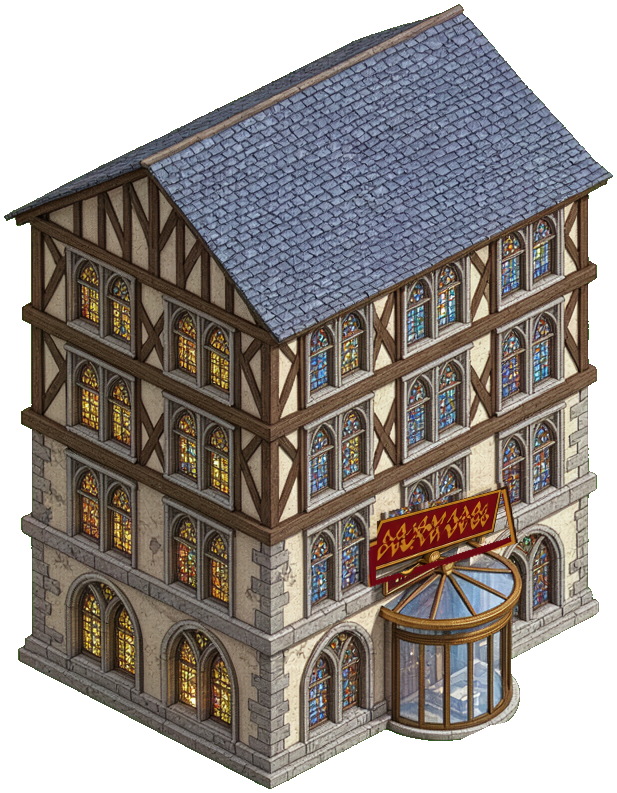
#> input picture tools/ai-gen/_building_visual_refresh_20260827/grand_mall_sign_only_candidate_v02.png, 617 x 793 px
$ python rotate_grand_mall_sign_candidate.py
#> lines starting #> are read from the running program, lines starting #| are printed output that depends on the picture; after the words box and inside, x2 and y2 are one past the last pixel; in counts of white or black regions, pixels touching at a corner belong together
#> in main, target is the input picture: shape (793, 617, 4); mean R, G, B, A 80.7, 74.2, 70.4, 184.4
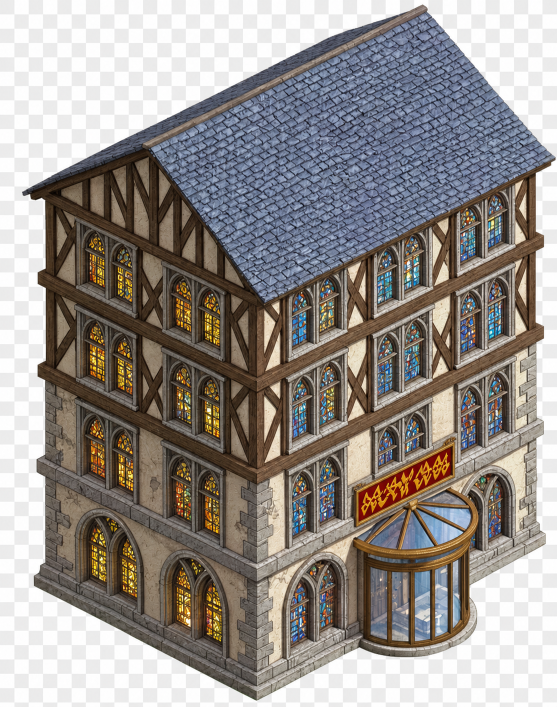
#> input picture tools/ai-gen/_building_visual_refresh_20260827/grand_mall_sign_aligned_source_v03.png, 1113 x 1413 px (shown at 1/2 size)
#> in main, donor is the input picture: shape (1413, 1113, 3); mean R, G, B 149.6, 144, 139.9
#!/usr/bin/env python3
"""Transfer only the perspective-corrected mall sign onto the accepted body."""

from pathlib import Path

import cv2
import numpy as np
from PIL import Image, ImageFilter


HERE = Path(__file__).resolve().parent
TARGET_PATH = HERE / "grand_mall_sign_only_candidate_v02.png"
DONOR_PATH = HERE / "grand_mall_sign_aligned_source_v03.png"
OUTPUT_PATH = HERE / "grand_mall_sign_only_candidate_v03.png"

# The donor is an image edit whose board follows the right-facade floor lines.
# Transfer the union of the old and corrected board contours.  This is just
# large enough to clear the old angle and draw the aligned board; nearby windows
# and facade pixels remain sourced from the accepted target.
PATCH_QUADS = (
    np.int32([[370, 503], [506, 470], [518, 552], [368, 594]]),
    np.int32([[378, 541], [498, 488], [502, 542], [377, 598]]),
)


def feature_mask(image: np.ndarray, alpha: np.ndarray | None, donor: bool) -> np.ndarray:
    if alpha is not None:
        mask = np.where(alpha > 8, 255, 0).astype(np.uint8)
    else:
        # Exclude the baked gray checkerboard surrounding the generated donor.
        spread = image.max(axis=2).astype(np.int16) - image.min(axis=2).astype(np.int16)
        mask = np.where((spread > 5) | (image.min(axis=2) < 195), 255, 0).astype(np.uint8)

    if donor:
        cv2.rectangle(mask, (650, 835), (960, 1090), 0, -1)
    else:
        cv2.rectangle(mask, (330, 430), (545, 630), 0, -1)
    return mask


def align_donor(donor: np.ndarray, target: np.ndarray) -> np.ndarray:
    sift = cv2.SIFT_create(nfeatures=6000)
    donor_gray = cv2.cvtColor(donor, cv2.COLOR_RGB2GRAY)
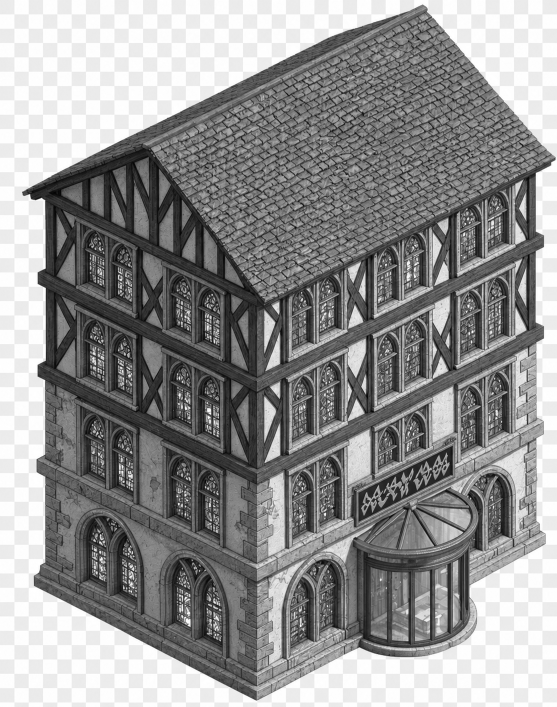
#> donor_gray: shape (1413, 1113) (shown at 1/2 size); min 1, max 255, mean 145.2
    target_gray = cv2.cvtColor(target[..., :3], cv2.COLOR_RGB2GRAY)
    donor_mask = feature_mask(donor, None, True)
#> in feature_mask, `spread = image.max(axis=2).astype(np.int16) - image.min(axis=2).astype..`:
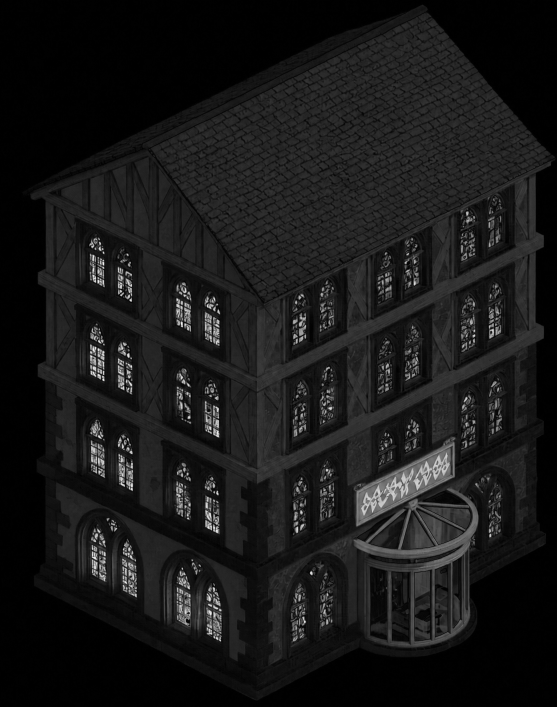
#> spread: shape (1413, 1113) int16 (shown at 1/2 size); min 0, max 252, mean 24.2
#> in feature_mask, `mask = np.where((spread > 5) | (image.min(axis=2) < 195), 255, 0).asty..`:
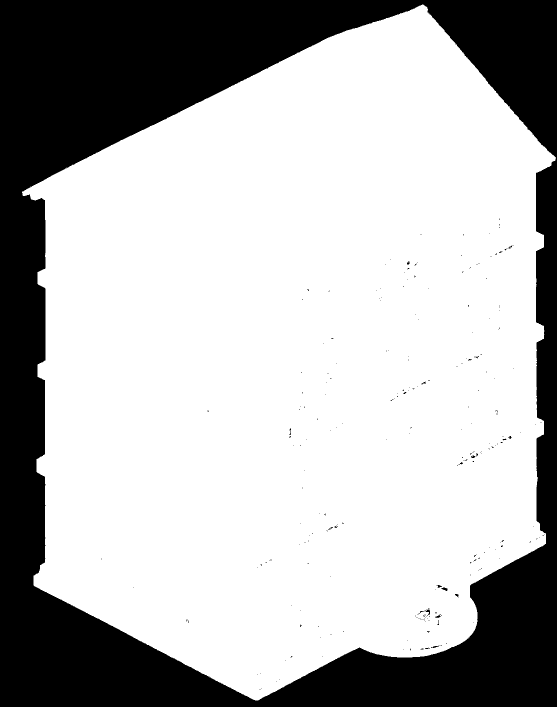
#> mask: shape (1413, 1113) (shown at 1/2 size); 70.4% white; 251 black regions (240 under 20 px), largest, box (x1, y1, x2, y2) and area: (0, 0, 1113, 1413) 464867, (836, 1218, 860, 1232) 73, (883, 1175, 895, 1182) 51
#> in feature_mask, `cv2.rectangle(mask, (650, 835), (960, 1090), 0, -1)`: mask: shape (1413, 1113); 65.3% white; 222 black regions (211 under 20 px), largest, box (x1, y1, x2, y2) and area: (0, 0, 1113, 1413) 464867, (649, 835, 962, 1091) 79619, (836, 1218, 860, 1232) 73
    target_mask = feature_mask(target[..., :3], target[..., 3], False)
#> call 2 of feature_mask, with donor = False
#> in feature_mask (call 2), `mask = np.where(alpha > 8, 255, 0).astype(np.uint8)`: mask: shape (793, 617); 72.3% white; 1 black region, box (x1, y1, x2, y2) and area: (0, 0, 617, 793) 135450
#> in feature_mask (call 2), `cv2.rectangle(mask, (330, 430), (545, 630), 0, -1)`:
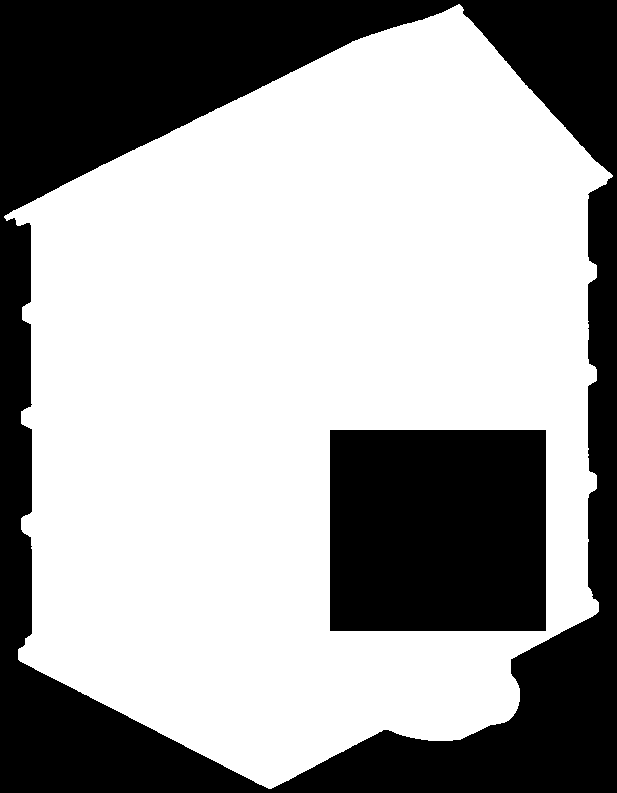
#> mask: shape (793, 617); 63.4% white; 2 black regions, box (x1, y1, x2, y2) and area: (0, 0, 617, 793) 135450, (330, 430, 546, 631) 43416
    donor_keys, donor_desc = sift.detectAndCompute(donor_gray, donor_mask)
#> donor_keys = 5300 keypoints; strongest (x, y, size): (424, 589, 2.1), (357, 1008, 2.7), (603, 585, 1.8), (354, 993, 2.2)
    target_keys, target_desc = sift.detectAndCompute(target_gray, target_mask)
#> target_keys = 5182 keypoints; strongest (x, y, size): (128, 510, 1.8), (216, 463, 3.2), (293, 438, 7), (325, 458, 1.9)
    matches = cv2.BFMatcher(cv2.NORM_L2).knnMatch(donor_desc, target_desc, k=2)
#> matches = 5300 matches
    good = [first for first, second in matches if first.distance < 0.68 * second.distance]
#> good = 268 matches
    if len(good) < 12:
        raise RuntimeError(f"insufficient alignment matches: {len(good)}")

    donor_points = np.float32([donor_keys[m.queryIdx].pt for m in good])
#> donor_points = 268 pairs, first value 116.6 to 1068.9, second value 120.9 to 1368.4
    target_points = np.float32([target_keys[m.trainIdx].pt for m in good])
#> target_points = 268 pairs, first value 45.7 to 578.6, second value 66.87 to 719.9
    homography, inliers = cv2.findHomography(
        donor_points, target_points, cv2.RANSAC, 3.0
    )
#> homography = [[0.567, 0.00131, -21.3], [-0.000833, 0.565, -0.572], [-1.98e-06, 2.44e-06, 1]]; inliers = 268 values, max 1 at index 0, min 0 at index 1, mean 0.851
    if homography is None or inliers is None or int(inliers.sum()) < 10:
        raise RuntimeError("could not establish a stable donor-to-target homography")
    print(f"alignment matches={len(good)} inliers={int(inliers.sum())}")
#| alignment matches=268 inliers=228
    return cv2.warpPerspective(
        donor,
        homography,
        (target.shape[1], target.shape[0]),
        flags=cv2.INTER_LANCZOS4,
        borderMode=cv2.BORDER_REFLECT,
    )


def main() -> None:
    target = np.asarray(Image.open(TARGET_PATH).convert("RGBA"))
    donor = np.asarray(Image.open(DONOR_PATH).convert("RGB"))
    aligned = align_donor(donor, target)

    patch_mask = np.zeros(target.shape[:2], dtype=np.uint8)
    for patch_quad in PATCH_QUADS:
        cv2.fillConvexPoly(patch_mask, patch_quad, 255)
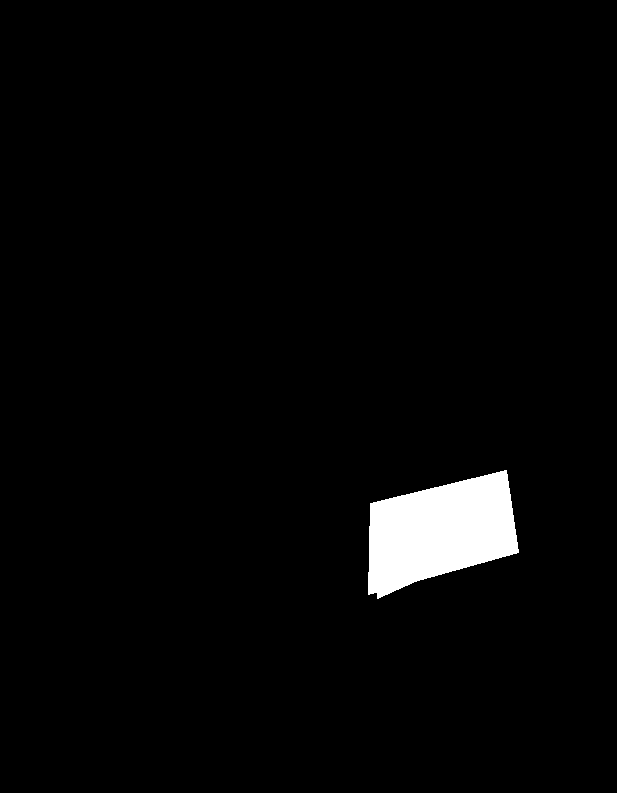
#> patch_mask: shape (793, 617); 2.6% white; 1 white region, box (x1, y1, x2, y2) and area: (368, 470, 519, 599) 12917
    patch_mask = np.asarray(
        Image.fromarray(patch_mask).filter(ImageFilter.GaussianBlur(2.0))
    )
    blend_alpha = (patch_mask.astype(np.float32) / 255.0)[..., None]
    composed_rgb = np.clip(
        aligned.astype(np.float32) * blend_alpha
        + target[..., :3].astype(np.float32) * (1.0 - blend_alpha),
        0,
        255,
    ).astype(np.uint8)
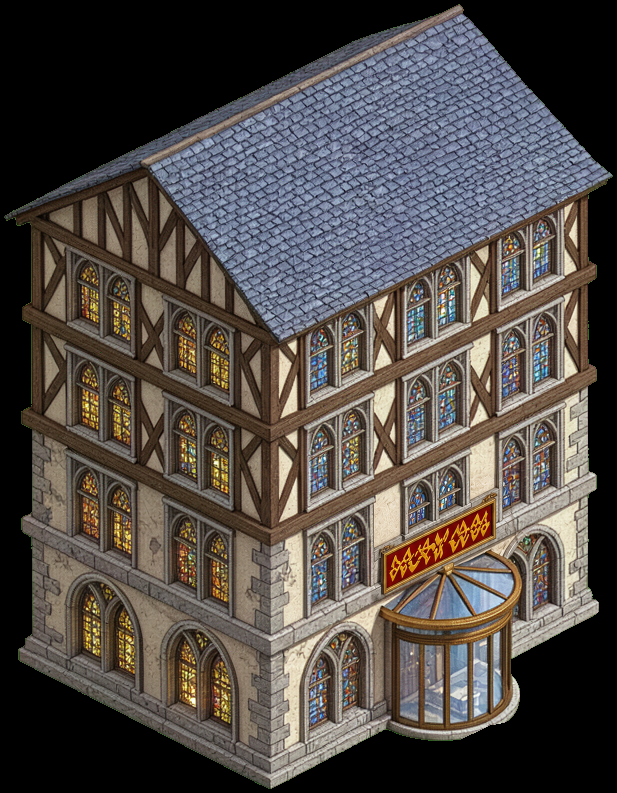
#> composed_rgb: shape (793, 617, 3); mean R, G, B 81.1, 75.1, 71.2
    composed = np.dstack((composed_rgb, target[..., 3]))
    Image.fromarray(composed, "RGBA").save(OUTPUT_PATH, optimize=True)
    print(f"wrote {OUTPUT_PATH}")


if __name__ == "__main__":
    main()
